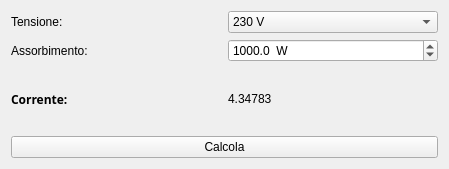
<?xml version="1.0" encoding="UTF-8"?>
<ui version="4.0">
 <class>GallAmpere</class>
 <widget class="QMainWindow" name="GallAmpere">
  <property name="geometry">
   <rect>
    <x>0</x>
    <y>0</y>
    <width>449</width>
    <height>169</height>
   </rect>
  </property>
  <property name="windowTitle">
   <string>GallAmpere</string>
  </property>
  <widget class="QWidget" name="centralWidget">
   <layout class="QVBoxLayout" name="verticalLayout">
    <item>
     <layout class="QGridLayout" name="gridLayout">
      <item row="0" column="0">
       <widget class="QLabel" name="labelTensione">
        <property name="text">
         <string>Tensione:</string>
        </property>
       </widget>
      </item>
      <item row="0" column="1">
       <widget class="QComboBox" name="comboTensione">
        <property name="toolTip">
         <string extracomment="Selezione Tensione"/>
        </property>
        <property name="editable">
         <bool>false</bool>
        </property>
        <property name="currentText">
         <string>230 V</string>
        </property>
        <property name="currentIndex">
         <number>4</number>
        </property>
        <property name="maxVisibleItems">
         <number>14</number>
        </property>
        <item>
         <property name="text">
          <string>12 V</string>
         </property>
        </item>
        <item>
         <property name="text">
          <string>50 V</string>
         </property>
        </item>
        <item>
         <property name="text">
          <string>110 V</string>
         </property>
        </item>
        <item>
         <property name="text">
          <string>220 V</string>
         </property>
        </item>
        <item>
         <property name="text">
          <string>230 V</string>
         </property>
        </item>
        <item>
         <property name="text">
          <string>380 V</string>
         </property>
        </item>
        <item>
         <property name="text">
          <string>400 V</string>
         </property>
        </item>
       </widget>
      </item>
      <item row="1" column="0">
       <widget class="QLabel" name="labelAssorbimento">
        <property name="text">
         <string>Assorbimento:</string>
        </property>
       </widget>
      </item>
      <item row="1" column="1">
       <widget class="QDoubleSpinBox" name="spinBoxAssorbimento">
        <property name="toolTip">
         <string extracomment="Potenza assorbita"/>
        </property>
        <property name="suffix">
         <string extracomment="W">  W</string>
        </property>
        <property name="decimals">
         <number>1</number>
        </property>
        <property name="maximum">
         <double>999999999999999.000000000000000</double>
        </property>
        <property name="singleStep">
         <double>1000.000000000000000</double>
        </property>
        <property name="value">
         <double>1000.000000000000000</double>
        </property>
       </widget>
      </item>
      <item row="2" column="0">
       <widget class="QLabel" name="labelCorrente">
        <property name="font">
         <font>
          <family>Noto Sans</family>
          <weight>75</weight>
          <italic>false</italic>
          <bold>true</bold>
          <underline>false</underline>
         </font>
        </property>
        <property name="text">
         <string>Corrente:</string>
        </property>
       </widget>
      </item>
      <item row="2" column="1">
       <widget class="QLabel" name="valueCorrente">
        <property name="text">
         <string>4.34783</string>
        </property>
       </widget>
      </item>
     </layout>
    </item>
    <item>
     <widget class="QPushButton" name="pushButtonCalcola">
      <property name="text">
       <string>Calcola</string>
      </property>
     </widget>
    </item>
   </layout>
  </widget>
 </widget>
 <layoutdefault spacing="6" margin="11"/>
 <resources/>
 <connections/>
</ui>
